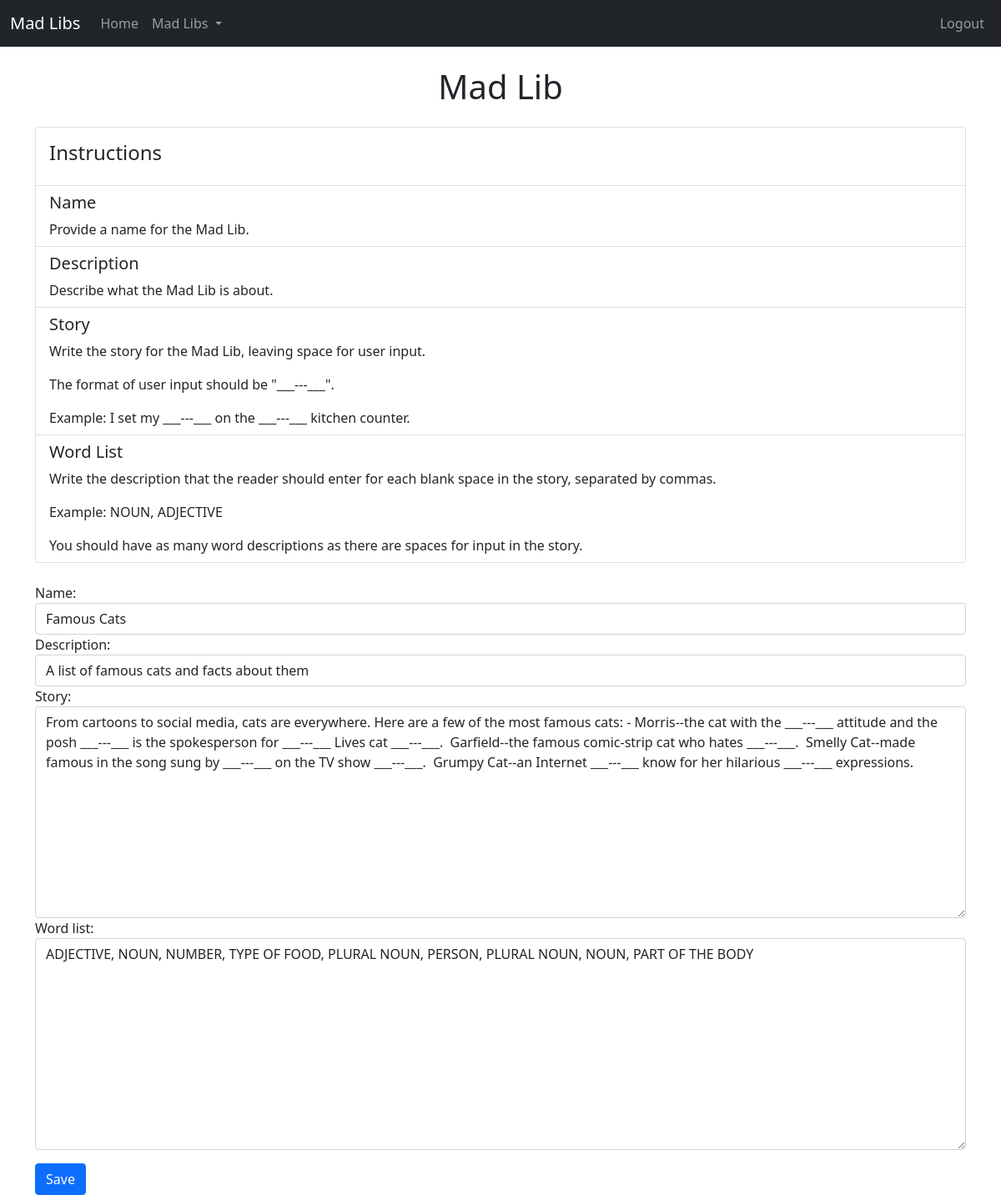
Page /madlibs/9/update (signed in) on the committed database.
### mad_libs/models.py (models this page shows, shortened)
class MadLib(models.Model):
    mad_lib_name = models.CharField(max_length=200, unique=True)
    mad_lib_desc = models.CharField(max_length=200)
    story = models.TextField()

### mad_libs/views.py (the view)
# urls.py: path('madlibs/<int:mad_lib_id>/update', views.update_mad_lib, name='update_mad_lib'),
@login_required
def update_mad_lib(request, mad_lib_id):
    mad_lib = MadLib.objects.get(pk=mad_lib_id)
    word_list_items = WordList.objects.filter(mad_lib_id=mad_lib.id).order_by('position')
    word_list = ""
    for i in range(len(word_list_items)):
        word_list += str(word_list_items[i].word)
        if i != len(word_list_items) - 1:
            word_list += ", "
    form = MadLibForm(request.POST or None, initial={'word_list': word_list}, instance=mad_lib)
    context = {
        'nbar': mad_lib.id,
        'mad_lib': mad_lib,
        'form': form,
    }
    if form.is_valid():
        WordList.objects.filter(mad_lib_id=mad_lib.id).delete()
        create_word_list_items(form, request)
        return redirect('mad_libs:mad_libs')
    return render(request, 'mad_libs/mad-lib-form.html', context)

### mad_libs/forms.py (shortened to what this page needs)
class MadLibForm(forms.ModelForm):
    mad_lib_name = forms.CharField(max_length=200, label='Name', widget=forms.TextInput(attrs={'class': 'form-control'}))
    mad_lib_desc = forms.CharField(max_length=200, label='Description', widget=forms.TextInput(attrs={'class': 'form-control'}))
    story = forms.CharField(widget=forms.Textarea(attrs={'class': 'form-control'}))
    word_list = forms.CharField(widget=forms.Textarea(attrs={'class': 'form-control'}))
    number_of_input_fields = 0
    class Meta:
        model = MadLib
        fields = ['mad_lib_name', 'mad_lib_desc', 'story', 'word_list']

### mad_libs/context_processors.py (called while the page is built)
def mad_lib_list_processor(request):
    mad_lib_list = list(MadLib.objects.all())
    return {'mad_lib_list': mad_lib_list}

### mad_libs/templates/mad_libs/mad-lib-form.html (shortened to what this page needs)
{% extends 'mad_libs/navigation.html' %}
{% block body %}
    <div class="container mt-4">
        <h1 class="text-center">Mad Lib</h1>
    </div>
    <div class="container mt-4">
        <div class="card">
            <div class="card-body">
                <h4 class="card-title">Instructions</h4>
            </div>
            <ul class="list-group list-group-flush">
                <li class="list-group-item">
                    <h5>Name</h5>
                    <p class="card-text">Provide a name for the Mad Lib.</p>
                </li>
                <li class="list-group-item">
                    <h5>Description</h5>
                    <p class="card-text">Describe what the Mad Lib is about.</p>
                </li>
                <li class="list-group-item">
                    <h5>Story</h5>
                    <p class="card-text">Write the story for the Mad Lib, leaving space for user input.</p>
                    <p class="card-text">The format of user input should be "___---___".</p>
                    <p class="card-text">Example: I set my ___---___ on the ___---___ kitchen counter.</p>
                </li>
                <li class="list-group-item">
                    <h5>Word List</h5>
                    <p class="card-text">Write the description that the reader should enter for each blank space in the story, separated by commas.</p>
                    <p class="card-text">Example: NOUN, ADJECTIVE</p>
                    <p class="card-text">You should have as many word descriptions as there are spaces for input in the story.</p>
                </li>
              </ul>
        </div>
    </div>
    <div class="container mt-4">
        <form method="POST">
            {{ form }}
            <button type="submit" class="btn btn-primary mt-3">Save</button>
        </form>
    </div>
{% endblock %}

### rows in the picture
MadLib: mad_lib_name "Famous Cats", mad_lib_desc "A list of famous cats and facts about them", story "From cartoons to social media, cats are everywhere. Here are a few of the most famous cats: - Morris--the cat with the ___---___ attitude and the posh ___---___ is the spokesperson for ___---___ Lives cat ___---___. Garfield--the famous comic-strip cat who hates ___---___. Smelly Cat--made famous in the song sung by ___---___ on the TV show ___---___. Grumpy Cat--an Internet ___---___ know for her hilarious ___---___ expressions."
